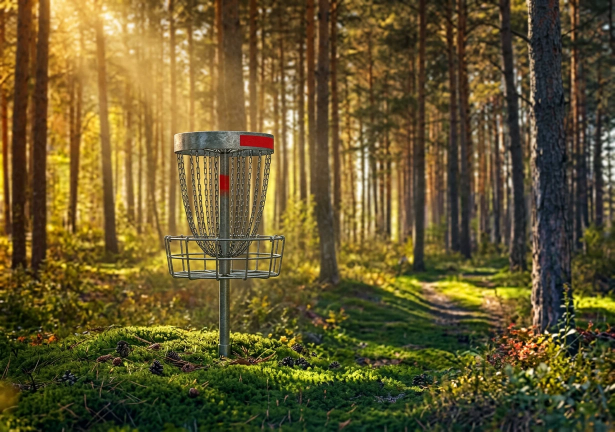
#> input picture animated-sites/flightlab-cinematic/assets/hero-bg-source.webp, 1229 x 864 px (shown at 1/2 size)
$ python move-basket.py
#> lines starting #> are read from the running program, lines starting #| are printed output that depends on the picture
#!/usr/bin/env python3
"""Move the basket left and further back inside the hero photo.

In the supplied photo the basket stands 36% in from the left, dead centre
of where the floating disc sits, so the disc hides it. At desktop
proportions object-fit: cover is width-limited, so CSS panning cannot help.

This edits the photograph instead: paint the basket out, then paste it
back smaller, further left, and higher up the ground plane. The rest of
the frame is the untouched original — no blurred filler.

Two details matter:

  * The paint-out area is deliberately larger than the basket. A feathered
    mask is transparent at its edges, so a box drawn tight to the basket
    leaves its rim and pole showing through as a ghost. Enlarging the box
    puts the feather on plain forest and keeps the opaque core over the
    whole basket.

  * The basket is cut with a margin of surrounding forest, so the pasted
    patch blends forest-into-forest rather than showing a hard rectangle.

Fill comes from the sunlit floor to the basket's left, mirrored — same
light direction, so it matches. A faint haze is mixed into the moved
basket so it reads as distance rather than merely shrunk.

Usage:  python3 move-basket.py
"""
from PIL import Image, ImageEnhance
import numpy as np
import os

HERE = os.path.dirname(os.path.abspath(__file__))
SRC = os.path.join(HERE, 'hero-bg-source.webp')
DST = os.path.join(HERE, 'hero-bg-moved.webp')

HOLE = (275, 200, 615, 770)   # painted out; larger than the basket on purpose
FILL = (0, 200, 315, 770)     # clean sunlit floor to its left
BOX = (300, 235, 590, 740)    # basket plus a margin of forest
FEATHER_HOLE, FEATHER_BASKET = 35, 34
SCALE = 0.72                  # 28% smaller => further away
GROUND_Y = 718                # where the pole meets the moss
BASKET_CX = 445               # basket centre in the original
DX, DY = -180, -70            # left, and up the ground plane


def feather(w, h, f):
    """Alpha mask: opaque core, linear ramp to 0 over f px at every edge."""
    yy, xx = np.mgrid[0:h, 0:w]
    d = np.minimum(np.minimum(xx, w - 1 - xx),
                   np.minimum(yy, h - 1 - yy)).astype(np.float32)
    return Image.fromarray((np.clip(d / f, 0, 1) * 255).astype(np.uint8), 'L')


def main():
    src = Image.open(SRC).convert('RGB')
#> src is the input picture: PIL image 1229x864 RGB; mean R, G, B 102, 88.4, 44.8
    basket = src.crop(BOX)          # grab before painting over it
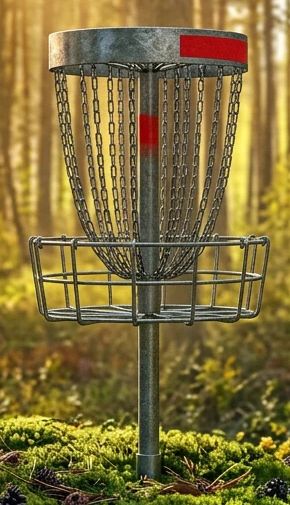
#> basket: PIL image 290x505 RGB; mean R, G, B 129.1, 111.8, 58.9
    out = src.copy()

    hw, hh = HOLE[2] - HOLE[0], HOLE[3] - HOLE[1]
    patch = (src.crop(FILL)
                .transpose(Image.FLIP_LEFT_RIGHT)
                .resize((hw, hh), Image.LANCZOS))
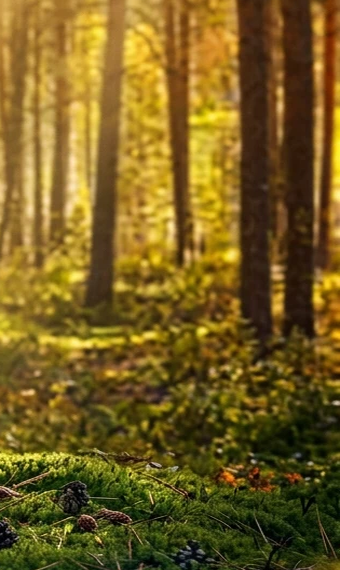
#> patch: PIL image 340x570 RGB; mean R, G, B 117.8, 94.1, 31.6
    out.paste(patch, (HOLE[0], HOLE[1]), feather(hw, hh, FEATHER_HOLE))
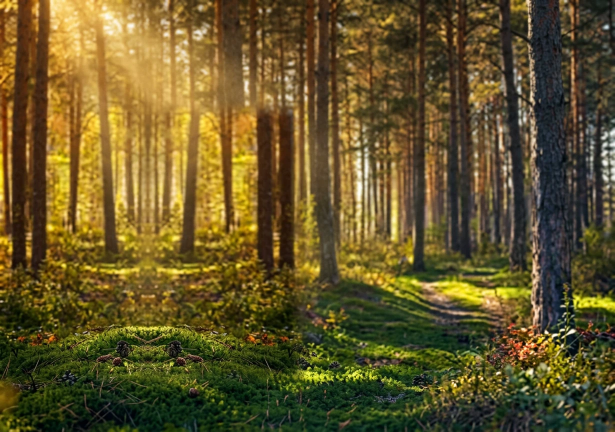
#> out: PIL image 1229x864 RGB (shown at 1/2 size); mean R, G, B 100.2, 85.6, 40.6

    bw, bh = BOX[2] - BOX[0], BOX[3] - BOX[1]
    nw, nh = int(bw * SCALE), int(bh * SCALE)
    small = basket.resize((nw, nh), Image.LANCZOS)
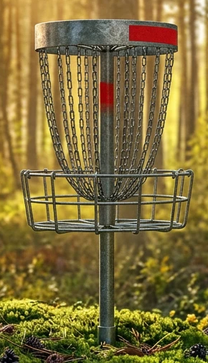
#> small: PIL image 208x363 RGB; mean R, G, B 129.1, 111.8, 59
    small = ImageEnhance.Contrast(small).enhance(0.93)
    small = Image.blend(small, Image.new('RGB', (nw, nh), (214, 222, 198)), 0.08)
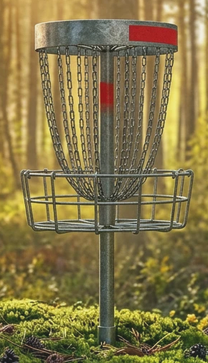
#> small: PIL image 208x363 RGB; mean R, G, B 133.8, 119.6, 72.5

    # keep the pole's ground contact on the ground plane, then offset
    x = BASKET_CX + DX - int((BASKET_CX - BOX[0]) * SCALE)
    y = GROUND_Y + DY - int((GROUND_Y - BOX[1]) * SCALE)
    out.paste(small, (x, y), feather(nw, nh, FEATHER_BASKET))
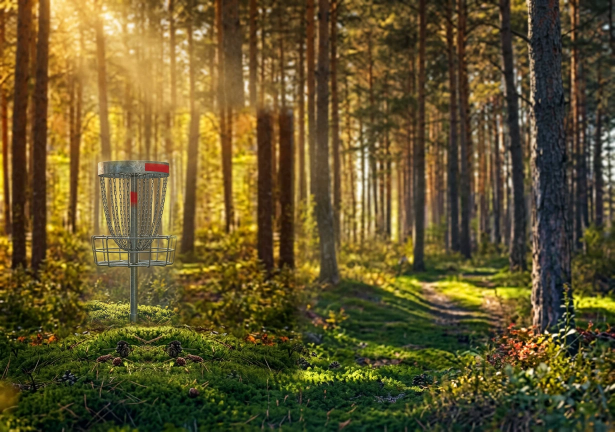
#> out: PIL image 1229x864 RGB (shown at 1/2 size); mean R, G, B 99.4, 85.7, 42.2

    out.save(DST, 'WEBP', quality=90, method=6)
    w = src.size[0]
#> w = 1229
    print('wrote %s %d bytes' % (DST, os.path.getsize(DST)))
    print('basket centre %.1f%% -> %.1f%% of width, %d%% smaller'
          % (BASKET_CX / w * 100, (BASKET_CX + DX) / w * 100, (1 - SCALE) * 100))
#| basket centre 36.2% -> 21.6% of width, 28% smaller


if __name__ == '__main__':
    main()

$ run again, with animated-sites/flightlab-cinematic/assets/hero-bg-wide.webp copied over animated-sites/flightlab-cinematic/assets/hero-bg-source.webp
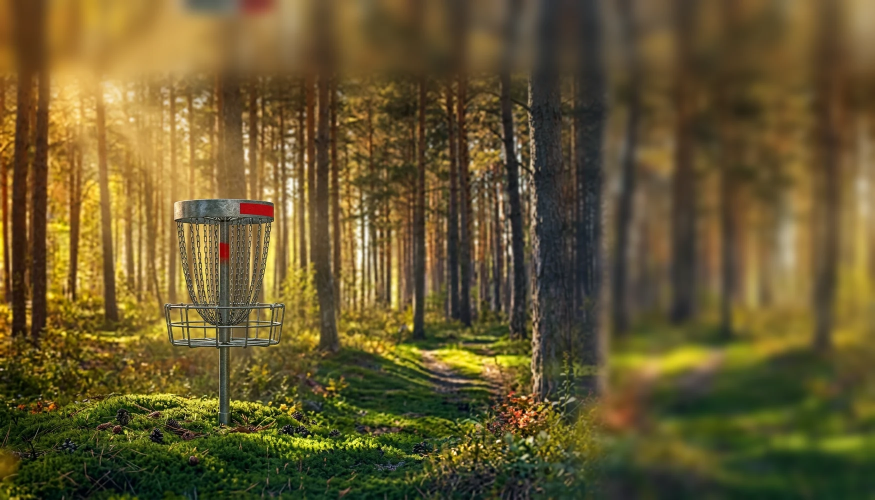
#> input picture animated-sites/flightlab-cinematic/assets/hero-bg-wide.webp, 1750 x 1000 px (shown at 1/2 size)
#> in main, src is the input picture: PIL image 1750x1000 RGB; mean R, G, B 102.3, 88, 45.9
#> in main, `small = basket.resize((nw, nh), Image.LANCZOS)`:
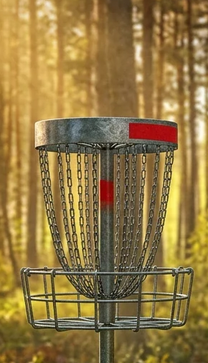
#> small: PIL image 208x363 RGB; mean R, G, B 147.9, 121.7, 68
#> in main, `out.paste(small, (x, y), feather(nw, nh, FEATHER_BASKET))`:
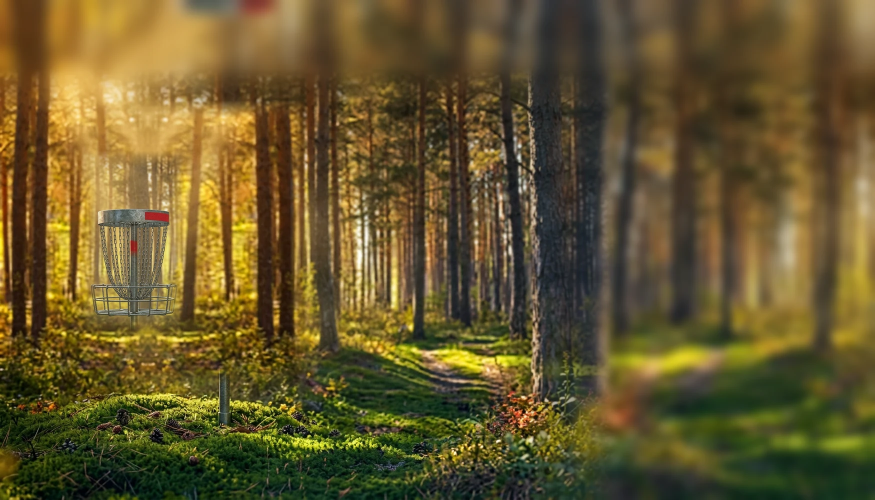
#> out: PIL image 1750x1000 RGB (shown at 1/2 size); mean R, G, B 101.3, 86.6, 44.3
#| basket centre 25.4% -> 15.1% of width, 28% smaller
